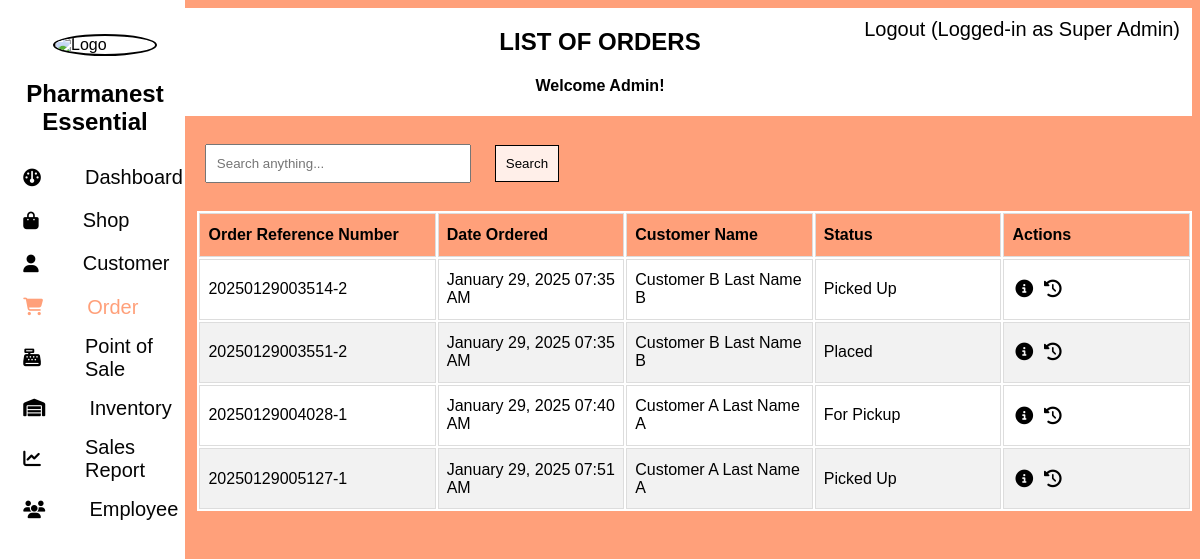
The page /admin/order/list/index.php (signed in) on the database its author committed.
### tables this page shows
CREATE TABLE `customer_order` (
  `id` int(11) NOT NULL,
  `customer_id` int(11) NOT NULL,
  `date_ordered` datetime NOT NULL DEFAULT current_timestamp(),
  `status` varchar(25) NOT NULL,
  `reference_number` varchar(256) NOT NULL,
  `selected_discount` varchar(128) NOT NULL,
  `remarks` text DEFAULT NULL
);

CREATE TABLE `customer` (
  `id` int(11) NOT NULL,
  `first_name` varchar(256) NOT NULL,
  `last_name` varchar(256) NOT NULL,
  `contact_number` varchar(25) NOT NULL,
  `user_id` int(11) DEFAULT NULL,
  `address` text NOT NULL,
  `date_of_birth` date DEFAULT NULL,
  `sex` varchar(7) DEFAULT NULL,
  `is_active` tinyint(1) NOT NULL DEFAULT 1
);

### admin/order/list/index.php (the view, shortened to what this page needs)
<?php
    $doc_root = $_SESSION["DOC_ROOT"];
?>
<!DOCTYPE html>
<html>
    <head>
        <link rel="stylesheet" href="https://cdnjs.cloudflare.com/ajax/libs/font-awesome/6.5.1/css/all.min.css">
        <link rel="stylesheet" type="text/css" href="../../styles.css">
        <link rel="stylesheet" type="text/css" href="styles.css">
    </head>
    <body>
        <?php include '../../components/side_nav.php'; ?>
        <?php
            include '../../components/top_nav.php';
        ?>
        <?php
            include($doc_root.'/utils/connect.php');
            $sqlGetOrders = "SELECT
                                co.id AS order_id,
                                date_ordered,
                                status,
                                reference_number,
                                c.first_name,
                                c.last_name
                            FROM customer_order co
                            INNER JOIN customer c ON co.customer_id=c.id
            ";
            $filter_str = "";
            $query = NULL;
            $sqlGetOrders .= $filter_str;
            $result = mysqli_query($conn,$sqlGetOrders);
        ?>
        <div class="search">
            <form method="GET" action="">
                <input type="text" value="<?php echo $query; ?>" name="query" placeholder="Search anything...">
                <button class="btns" type="submit">Search</button>
            </form>
        </div>
        <div class="table">
            <table>
                <thead>
                    <tr>
                        <th>Order Reference Number</th>
                        <th>Date Ordered</th>
                        <th>Customer Name</th>
                        <th>Status</th>
                        <th>Actions</th>
                    </tr>
                </thead>
                <tbody>
                    <?php
                    while($data = mysqli_fetch_array($result)){
                        $date = new DateTime($data["date_ordered"]);
                        $formattedDate = $date->format('F j, Y h:i A');
                    ?>
                    <tr>
                        <td><?php echo $data["reference_number"];?></td>
                        <td><?php echo $formattedDate;?></td>
                        <td><?php echo $data["first_name"]." ".$data["last_name"];?></td>
                        <td><?php echo ucwords(str_replace("_", " ", $data['status'])); ?></td>
                        <td>
                            <a href="../details/index.php?order_id=<?php echo $data["order_id"]; ?>"><i class="button-icon fas fa-circle-info" title="View Details"></i></a>
                            <a href="../history/index.php?order_id=<?php echo $data["order_id"]; ?>"><i class="button-icon fas fa-clock-rotate-left" title="View History"></i></a>
                        </td>
                    </tr>
                    <?php
                    }
                    ?>
                </tbody>
            </table>
        </div>
    </body>
</html>

### admin/styles.css (style rules this page uses)
body { font-family: Arial, sans-serif; background-color: lightsalmon; }
i { padding:0.8rem 0.2rem; border-radius:10px; font-size:1.10rem; cursor:pointer; margin:0 15px; transition:1s; }

### admin/order/list/styles.css (style rules this page uses)
.search { float: right; background-color: transparent; width: 82%; padding: 1rem; margin-top: 1%; }
input { padding: 1%; width: 25%; }
.table { background-color: white; width: 84%; float: right; font-family: Arial; border-collapse: collapse; overflow:auto; margin-top: 1%; }
.table td, .table th { border: 1px solid #ddd; padding: 8px; }
th { width: 10%; }
.table tr:nth-child(even) { background-color: #f2f2f2; }
.table th { padding-top: 12px; padding-bottom: 12px; text-align: left; background-color: lightsalmon; color: black; }
.btns { background-color: rgba(255, 255, 255, 0.836); padding: 1%; border: solid black 1px; }
button { background-color: lightsalmon; padding: 5%; margin-left: 2%; cursor: pointer; }
.button-icon { margin-right: 0px; margin-left: 0px; color: black; }

### rows shown on the page
customer_order: reference_number "20250129003514-2", date_ordered "January 29, 2025 07:35 AM", customer.first_name "Customer B", customer.last_name "Last Name B", status "Picked Up"
customer_order: reference_number "20250129003551-2", date_ordered "January 29, 2025 07:35 AM", customer.first_name "Customer B", customer.last_name "Last Name B", status "Placed"
customer_order: reference_number "20250129004028-1", date_ordered "January 29, 2025 07:40 AM", customer.first_name "Customer A", customer.last_name "Last Name A", status "For Pickup"
customer_order: reference_number "20250129005127-1", date_ordered "January 29, 2025 07:51 AM", customer.first_name "Customer A", customer.last_name "Last Name A", status "Picked Up"

### other values the page prints
$_SESSION['user_role'] "Super Admin"
$current_page_title "LIST OF ORDERS"
$_SESSION['user_first_name'] "Admin"
